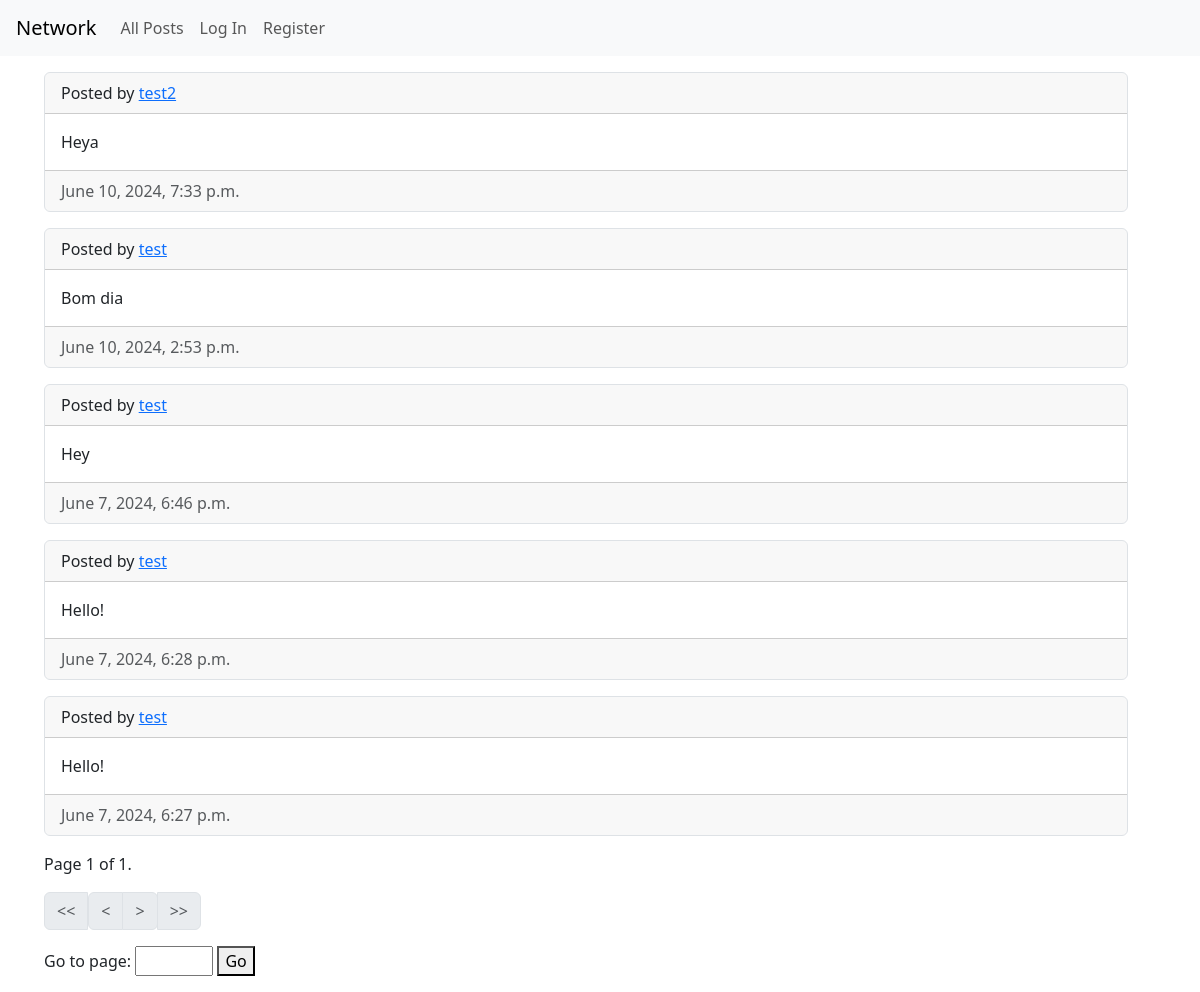
/, run on an earlier commit of the app's database.
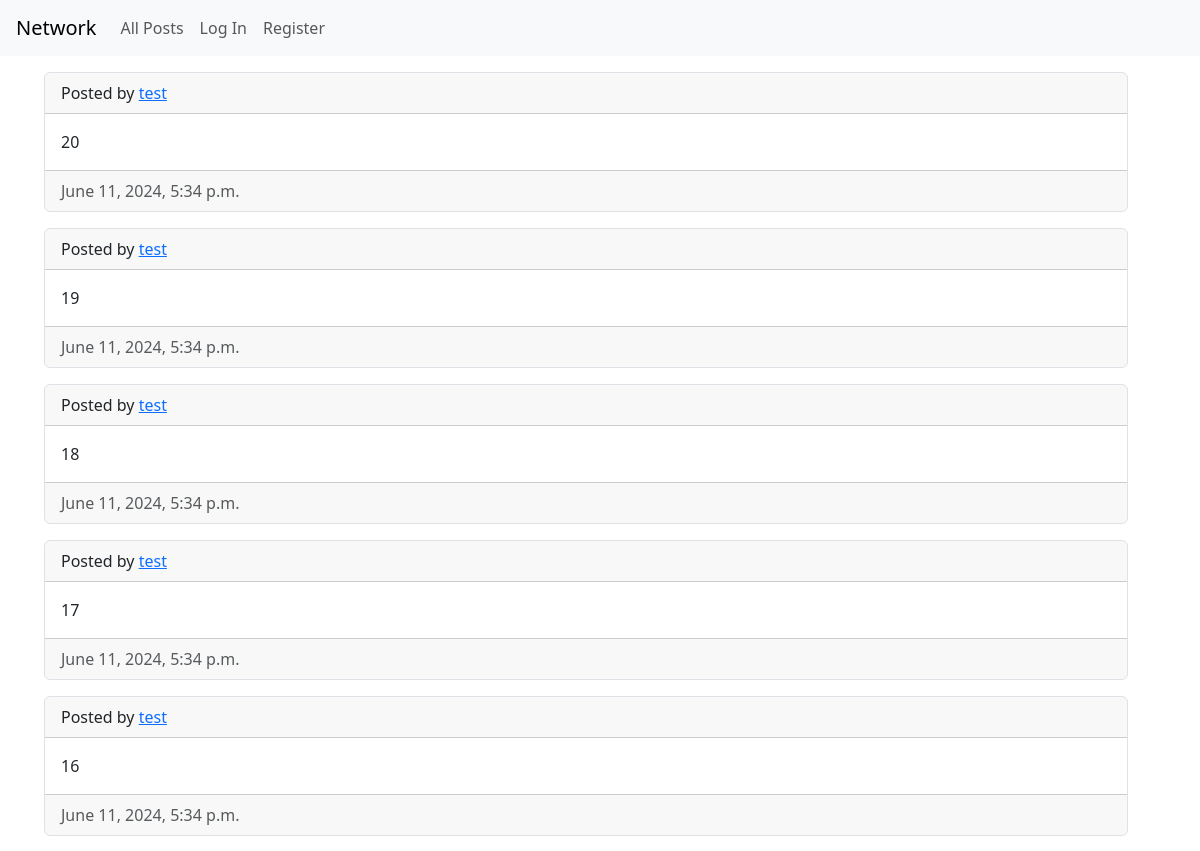
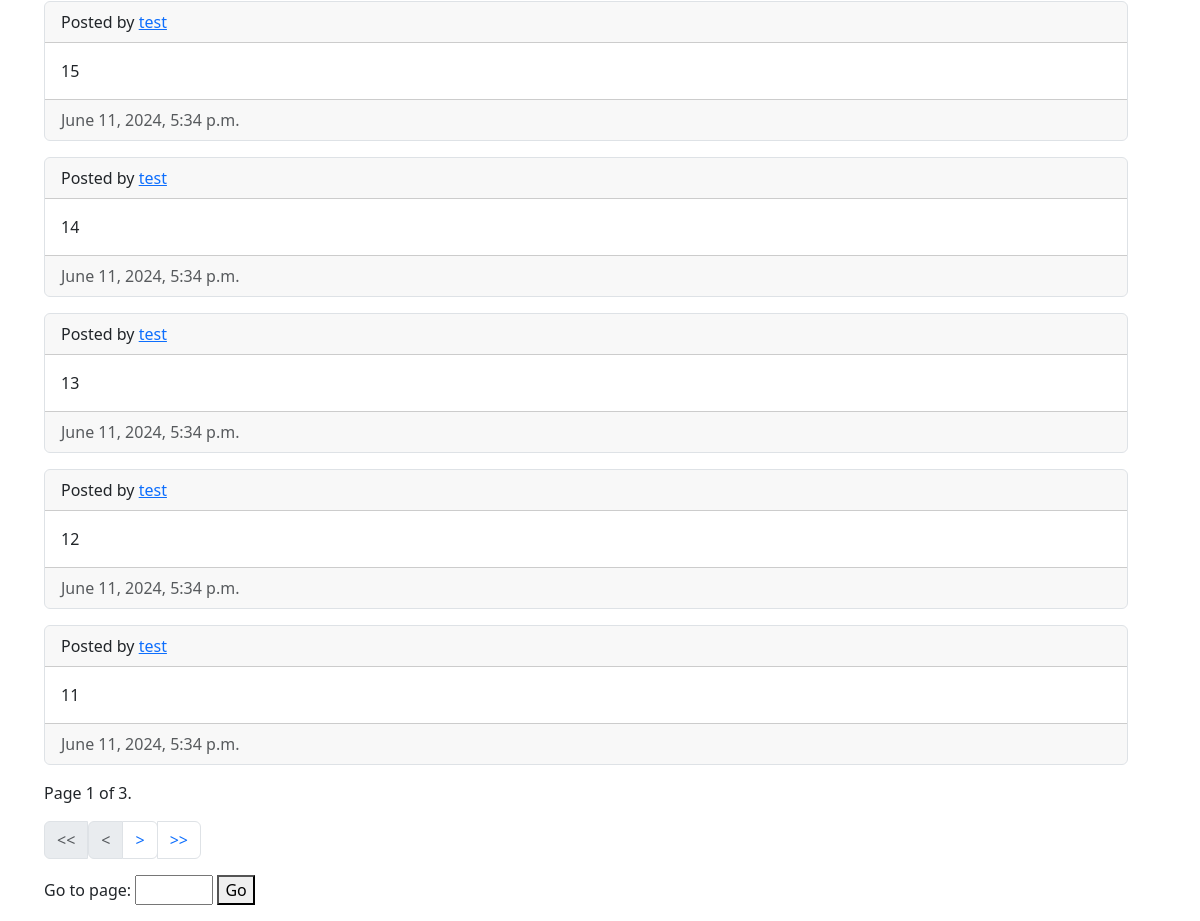
And on a later commit of the database (2 pictures, top to bottom).
### network/models.py (models this page shows, shortened)
class Post(models.Model):
    user = models.ForeignKey(User, on_delete=models.CASCADE, related_name="post_user")
    body = models.TextField(blank=True)
    timestamp = models.DateTimeField(auto_now_add=True)

class User(AbstractUser):
    def __str__(self):
        return f"{self.username} - {self.email}"

### network/views.py (the view)
# urls.py: path("", views.index, name="index"),
def index(request):
    posts = Post.objects.all().order_by('-timestamp')
    user = request.user
    if request.method == "POST":
        body = request.POST["body"]
        created_post = Post(user=user, body=body)
        created_post.save()
        return redirect('index')
    paginator = Paginator(posts, 10)
    page_number = request.GET.get("page")
    page_obj = paginator.get_page(page_number)
    return render(request, "network/index.html", {
        "page_obj": page_obj,
        "current_user":user
    })

### network/templates/network/index.html (shortened to what this page needs)
{% extends "network/layout.html" %}
{% load static %}
{% block body %}
<div class="container-sm m-3">
  {% include 'network/post_list.html' %}
</div>
</div>
{% endblock %}

### network/templates/network/post_list.html (shortened to what this page needs)
{% for post in page_obj %}
    <div class="card m-3 border rounded d-flex flex-column" id="post_view_{{post.id}}">
      <div class="card-header">
        Posted by <a href="{% url 'profile' post.user.username %}">{{ post.user.username }}</a>
      </div>
      <div class="card-body">
        <p class="card-text">{{ post.body }}</p>
      </div>
      <div class="card-footer text-body-secondary d-flex justify-content-between align-content-center">
        {{ post.timestamp }}
      </div>
    </div>
{% endfor %}
    <div class="current m-3">
      Page {{ page_obj.number }} of {{ page_obj.paginator.num_pages }}.
    </div>
    <div class="pagination d-flex flex-row m-3">
      {% if page_obj.has_previous %}
        <div class="page-item d-flex flex-row">
          <a class="page-link" href="?page=1"><<</a>
          <a class="page-link" href="?page={{ page_obj.previous_page_number }}"><</a>
        </div>
      {% else %}
        <div class="page-item disabled d-flex flex-row">
          <span class="page-link"><<</span>
          <span class="page-link"><</span>
        </div>
      {% endif %}
      {% if page_obj.has_next %}
        <div class="page-item d-flex flex-row">
          <a class="page-link" href="?page={{ page_obj.next_page_number }}">></a>
          <a class="page-link" href="?page={{ page_obj.paginator.num_pages }}">>></a>
        </div>
      {% else %}
        <div class="page-item disabled d-flex flex-row">
          <span class="page-link">></span>
          <span class="page-link">>></span>
        </div>
      {% endif %}
    </div>
    <div class="input-page m-3">
      <label for="page_input">Go to page:</label>
      <input type="number" id="page_input" name="page" min="1" max="{{ page_obj.paginator.num_pages }}">
      <button onclick="goToPage(maxPage)">Go</button>
    </div>

What changed in the data, as far as the page shows it:
no longer on this page (row unchanged): Post: user.username "test2", body "Heya", timestamp "June 10, 2024, 7:33 p.m."
no longer on this page (row unchanged): Post: user.username "test", body "Bom dia", timestamp "June 10, 2024, 2:53 p.m."
no longer on this page (row unchanged): Post: user.username "test", body "Hey", timestamp "June 7, 2024, 6:46 p.m."
no longer on this page (row unchanged): Post: user.username "test", body "Hello!", timestamp "June 7, 2024, 6:28 p.m."
no longer on this page (row unchanged): Post: user.username "test", body "Hello!", timestamp "June 7, 2024, 6:27 p.m."
added Post: user.username "test", body "20", timestamp "June 11, 2024, 5:34 p.m."
added Post: user.username "test", body "19", timestamp "June 11, 2024, 5:34 p.m."
added Post: user.username "test", body "18", timestamp "June 11, 2024, 5:34 p.m."
added Post: user.username "test", body "17", timestamp "June 11, 2024, 5:34 p.m."
added Post: user.username "test", body "16", timestamp "June 11, 2024, 5:34 p.m."
added Post: user.username "test", body "15", timestamp "June 11, 2024, 5:34 p.m."
added Post: user.username "test", body "14", timestamp "June 11, 2024, 5:34 p.m."
added Post: user.username "test", body "13", timestamp "June 11, 2024, 5:34 p.m."
added Post: user.username "test", body "12", timestamp "June 11, 2024, 5:34 p.m."
added Post: user.username "test", body "11", timestamp "June 11, 2024, 5:34 p.m."
Also different on the page:
{{ page_obj.paginator.num_pages }}: "1" → "3"
